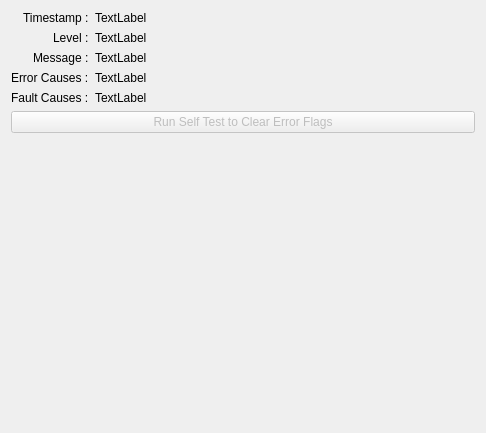
<?xml version="1.0" encoding="UTF-8"?>
<ui version="4.0">
 <class>DiagnosticsViewer</class>
 <widget class="QWidget" name="DiagnosticsViewer">
  <property name="geometry">
   <rect>
    <x>0</x>
    <y>0</y>
    <width>486</width>
    <height>433</height>
   </rect>
  </property>
  <property name="windowTitle">
   <string>Diagnostics Viewer</string>
  </property>
  <layout class="QFormLayout" name="formLayout">
   <property name="labelAlignment">
    <set>Qt::AlignRight|Qt::AlignTrailing|Qt::AlignVCenter</set>
   </property>
   <item row="1" column="0">
    <widget class="QLabel" name="label_2">
     <property name="text">
      <string>Level :</string>
     </property>
    </widget>
   </item>
   <item row="2" column="0">
    <widget class="QLabel" name="label_3">
     <property name="text">
      <string>Message :</string>
     </property>
    </widget>
   </item>
   <item row="3" column="0">
    <widget class="QLabel" name="label_4">
     <property name="text">
      <string>Error Causes :</string>
     </property>
    </widget>
   </item>
   <item row="4" column="0">
    <widget class="QLabel" name="label_5">
     <property name="text">
      <string>Fault Causes :</string>
     </property>
    </widget>
   </item>
   <item row="5" column="0" colspan="2">
    <widget class="QPushButton" name="runSelfTestButton">
     <property name="enabled">
      <bool>false</bool>
     </property>
     <property name="text">
      <string>Run Self Test to Clear Error Flags</string>
     </property>
    </widget>
   </item>
   <item row="0" column="0">
    <widget class="QLabel" name="label">
     <property name="text">
      <string>Timestamp :</string>
     </property>
    </widget>
   </item>
   <item row="0" column="1">
    <widget class="QLabel" name="timestampLabel">
     <property name="text">
      <string>TextLabel</string>
     </property>
    </widget>
   </item>
   <item row="1" column="1">
    <widget class="QLabel" name="levelLabel">
     <property name="text">
      <string>TextLabel</string>
     </property>
    </widget>
   </item>
   <item row="2" column="1">
    <widget class="QLabel" name="messageLabel">
     <property name="text">
      <string>TextLabel</string>
     </property>
    </widget>
   </item>
   <item row="3" column="1">
    <widget class="QLabel" name="errorLabel">
     <property name="text">
      <string>TextLabel</string>
     </property>
     <property name="wordWrap">
      <bool>true</bool>
     </property>
    </widget>
   </item>
   <item row="4" column="1">
    <widget class="QLabel" name="faultLabel">
     <property name="text">
      <string>TextLabel</string>
     </property>
     <property name="wordWrap">
      <bool>true</bool>
     </property>
    </widget>
   </item>
  </layout>
 </widget>
 <resources/>
 <connections/>
</ui>
